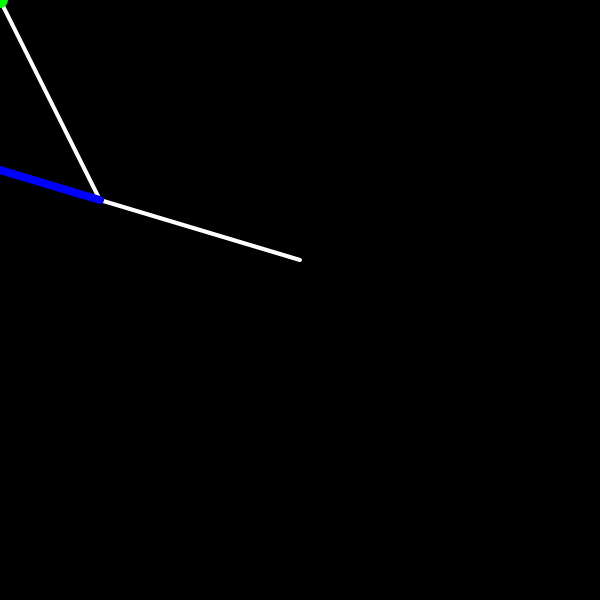
Frame 1 (no input)
Frame 60 (no input): identical to frame 1, image omitted
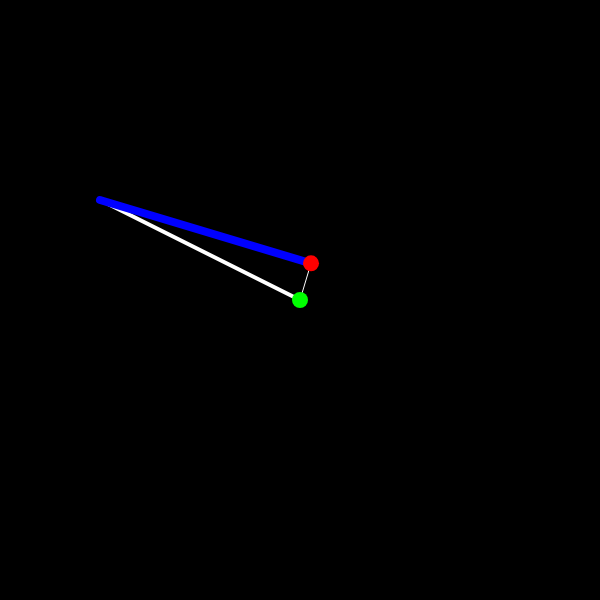
Frame 120 (the mouse pressed at the canvas centre since frame 60)

The p5.js sketch that drew these frames (run headless with seeded random() and noise() and a simulated clock; from frame 60 on, the mouse is pressed at the canvas centre):

// p5.js sketch
// ── sketch.js
// Scalar Projection (Scalar Projection)
// The Nature of Code
// The Coding Train / Daniel Shiffman
// https://youtu.be/DHPfoqiE4yQ
// https://thecodingtrain.com/learning/nature-of-code/5.6-dot-product.html
// Angle Between: https://editor.p5js.org/codingtrain/sketches/ORP5Yx7JX

let path;

function setup() {
  createCanvas(600, 600);
  path = createVector(200, 60);
}

function vectorProjection(a, b) {
  let bCopy = b.copy().normalize();
  let sp = a.dot(bCopy);
  bCopy.mult(sp);
  return bCopy;
}

function draw() {
  background(0);
  strokeWeight(4);
  stroke(255);
  let pos = createVector(100, 200);

  let mouse = createVector(mouseX, mouseY);
  let a = p5.Vector.sub(mouse, pos);

  line(pos.x, pos.y, pos.x + a.x, pos.y + a.y);
  line(pos.x, pos.y, pos.x + path.x, pos.y + path.y);

  let v = vectorProjection(a, path);

  strokeWeight(8);
  stroke(0, 0, 255);
  line(pos.x, pos.y, pos.x + v.x, pos.y + v.y);

  strokeWeight(1);
  stroke(255);
   line(pos.x + a.x, pos.y + a.y, v.x + pos.x, v.y + pos.y);

  fill(0, 255, 0);
  noStroke();
  circle(pos.x + a.x, pos.y + a.y, 16);

  fill(255, 0, 0);
  noStroke();
  circle(v.x + pos.x, v.y + pos.y, 16);

  fill(0, 255, 0);
  noStroke();
  // circle(pos.x, pos.y, 16);
}
